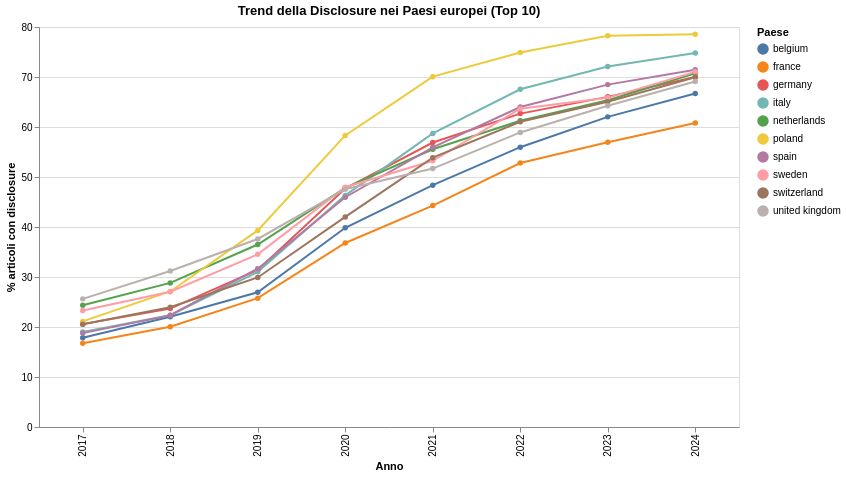

Describe this chart as a Vega-Lite specification.
### Vega-Lite specification from a JSON file in a GitHub repository (floating-point values rounded to 4 significant figures)
{"$schema": "https://vega.github.io/schema/vega-lite/v5.20.1.json", "config": {"view": {"continuousHeight": 300, "continuousWidth": 300}}, "data": {"name": "data-14cf719e03b3def7645c271cc3cc927d"}, "datasets": {"data-14cf719e03b3def7645c271cc3cc927d": [{"Year": 2017, "disclosure_percent": 17.84, "n_articles": 13333, "normalized_countries": "belgium"}, {"Year": 2018, "disclosure_percent": 22.06, "n_articles": 13718, "normalized_countries": "belgium"}, {"Year": 2019, "disclosure_percent": 26.94, "n_articles": 13978, "normalized_countries": "belgium"}, {"Year": 2020, "disclosure_percent": 39.85, "n_articles": 16518, "normalized_countries": "belgium"}, {"Year": 2021, "disclosure_percent": 48.37, "n_articles": 16948, "normalized_countries": "belgium"}, {"Year": 2022, "disclosure_percent": 55.96, "n_articles": 15393, "normalized_countries": "belgium"}, {"Year": 2023, "disclosure_percent": 62.03, "n_articles": 14968, "normalized_countries": "belgium"}, {"Year": 2024, "disclosure_percent": 66.7, "n_articles": 13299, "normalized_countries": "belgium"}, {"Year": 2017, "disclosure_percent": 16.73, "n_articles": 40817, "normalized_countries": "france"}, {"Year": 2018, "disclosure_percent": 20.05, "n_articles": 40342, "normalized_countries": "france"}, {"Year": 2019, "disclosure_percent": 25.76, "n_articles": 41446, "normalized_countries": "france"}, {"Year": 2020, "disclosure_percent": 36.8, "n_articles": 47152, "normalized_countries": "france"}, {"Year": 2021, "disclosure_percent": 44.28, "n_articles": 46829, "normalized_countries": "france"}, {"Year": 2022, "disclosure_percent": 52.79, "n_articles": 43536, "normalized_countries": "france"}, {"Year": 2023, "disclosure_percent": 56.96, "n_articles": 40657, "normalized_countries": "france"}, {"Year": 2024, "disclosure_percent": 60.78, "n_articles": 36139, "normalized_countries": "france"}, {"Year": 2017, "disclosure_percent": 20.57, "n_articles": 56383, "normalized_countries": "germany"}, {"Year": 2018, "disclosure_percent": 23.68, "n_articles": 57642, "normalized_countries": "germany"}, {"Year": 2019, "disclosure_percent": 31.42, "n_articles": 58524, "normalized_countries": "germany"}, {"Year": 2020, "disclosure_percent": 47.68, "n_articles": 65274, "normalized_countries": "germany"}, {"Year": 2021, "disclosure_percent": 56.9, "n_articles": 70892, "normalized_countries": "germany"}, {"Year": 2022, "disclosure_percent": 62.68, "n_articles": 65963, "normalized_countries": "germany"}, {"Year": 2023, "disclosure_percent": 66.03, "n_articles": 61233, "normalized_countries": "germany"}, {"Year": 2024, "disclosure_percent": 70.02, "n_articles": 56192, "normalized_countries": "germany"}, {"Year": 2017, "disclosure_percent": 19.0, "n_articles": 46565, "normalized_countries": "italy"}, {"Year": 2018, "disclosure_percent": 22.36, "n_articles": 48481, "normalized_countries": "italy"}, {"Year": 2019, "disclosure_percent": 31.03, "n_articles": 52819, "normalized_countries": "italy"}, {"Year": 2020, "disclosure_percent": 46.32, "n_articles": 68558, "normalized_countries": "italy"}, {"Year": 2021, "disclosure_percent": 58.71, "n_articles": 70319, "normalized_countries": "italy"}, {"Year": 2022, "disclosure_percent": 67.55, "n_articles": 66897, "normalized_countries": "italy"}, {"Year": 2023, "disclosure_percent": 72.08, "n_articles": 62751, "normalized_countries": "italy"}, {"Year": 2024, "disclosure_percent": 74.79, "n_articles": 58822, "normalized_countries": "italy"}, {"Year": 2017, "disclosure_percent": 24.36, "n_articles": 27648, "normalized_countries": "netherlands"}, {"Year": 2018, "disclosure_percent": 28.82, "n_articles": 28029, "normalized_countries": "netherlands"}, {"Year": 2019, "disclosure_percent": 36.5, "n_articles": 28191, "normalized_countries": "netherlands"}, {"Year": 2020, "disclosure_percent": 47.82, "n_articles": 31440, "normalized_countries": "netherlands"}, {"Year": 2021, "disclosure_percent": 55.54, "n_articles": 33078, "normalized_countries": "netherlands"}, {"Year": 2022, "disclosure_percent": 61.25, "n_articles": 30575, "normalized_countries": "netherlands"}, {"Year": 2023, "disclosure_percent": 65.34, "n_articles": 28229, "normalized_countries": "netherlands"}, {"Year": 2024, "disclosure_percent": 70.73, "n_articles": 25104, "normalized_countries": "netherlands"}, {"Year": 2017, "disclosure_percent": 21.12, "n_articles": 13331, "normalized_countries": "poland"}, {"Year": 2018, "disclosure_percent": 27.11, "n_articles": 14265, "normalized_countries": "poland"}, {"Year": 2019, "disclosure_percent": 39.32, "n_articles": 15525, "normalized_countries": "poland"}, {"Year": 2020, "disclosure_percent": 58.32, "n_articles": 20348, "normalized_countries": "poland"}, {"Year": 2021, "disclosure_percent": 70.07, "n_articles": 22984, "normalized_countries": "poland"}, {"Year": 2022, "disclosure_percent": 74.9, "n_articles": 21315, "normalized_countries": "poland"}, {"Year": 2023, "disclosure_percent": 78.27, "n_articles": 19387, "normalized_countries": "poland"}, {"Year": 2024, "disclosure_percent": 78.56, "n_articles": 18624, "normalized_countries": "poland"}, {"Year": 2017, "disclosure_percent": 18.78, "n_articles": 31264, "normalized_countries": "spain"}, {"Year": 2018, "disclosure_percent": 22.35, "n_articles": 32890, "normalized_countries": "spain"}, {"Year": 2019, "disclosure_percent": 31.65, "n_articles": 35042, "normalized_countries": "spain"}, {"Year": 2020, "disclosure_percent": 45.95, "n_articles": 43264, "normalized_countries": "spain"}, {"Year": 2021, "disclosure_percent": 55.94, "n_articles": 46384, "normalized_countries": "spain"}, {"Year": 2022, "disclosure_percent": 63.99, "n_articles": 43043, "normalized_countries": "spain"}, {"Year": 2023, "disclosure_percent": 68.48, "n_articles": 41265, "normalized_countries": "spain"}, {"Year": 2024, "disclosure_percent": 71.43, "n_articles": 37227, "normalized_countries": "spain"}, {"Year": 2017, "disclosure_percent": 23.31, "n_articles": 16269, "normalized_countries": "sweden"}, {"Year": 2018, "disclosure_percent": 27.05, "n_articles": 16243, "normalized_countries": "sweden"}, {"Year": 2019, "disclosure_percent": 34.53, "n_articles": 16957, "normalized_countries": "sweden"}, {"Year": 2020, "disclosure_percent": 47.96, "n_articles": 18656, "normalized_countries": "sweden"}, {"Year": 2021, "disclosure_percent": 53.24, "n_articles": 19249, "normalized_countries": "sweden"}, {"Year": 2022, "disclosure_percent": 63.65, "n_articles": 17588, "normalized_countries": "sweden"}, {"Year": 2023, "disclosure_percent": 65.83, "n_articles": 16337, "normalized_countries": "sweden"}, {"Year": 2024, "disclosure_percent": 71.03, "n_articles": 15148, "normalized_countries": "sweden"}, {"Year": 2017, "disclosure_percent": 20.53, "n_articles": 10861, "normalized_countries": "switzerland"}, {"Year": 2018, "disclosure_percent": 23.96, "n_articles": 18976, "normalized_countries": "switzerland"}, {"Year": 2019, "disclosure_percent": 29.91, "n_articles": 20065, "normalized_countries": "switzerland"}, {"Year": 2020, "disclosure_percent": 42.02, "n_articles": 23367, "normalized_countries": "switzerland"}, {"Year": 2021, "disclosure_percent": 53.87, "n_articles": 24626, "normalized_countries": "switzerland"}, {"Year": 2022, "disclosure_percent": 61.04, "n_articles": 23142, "normalized_countries": "switzerland"}, {"Year": 2023, "disclosure_percent": 65.06, "n_articles": 21668, "normalized_countries": "switzerland"}, {"Year": 2024, "disclosure_percent": 69.95, "n_articles": 19927, "normalized_countries": "switzerland"}, {"Year": 2017, "disclosure_percent": 25.63, "n_articles": 62215, "normalized_countries": "united kingdom"}, {"Year": 2018, "disclosure_percent": 31.2, "n_articles": 63805, "normalized_countries": "united kingdom"}, {"Year": 2019, "disclosure_percent": 37.6, "n_articles": 63928, "normalized_countries": "united kingdom"}, {"Year": 2020, "disclosure_percent": 47.56, "n_articles": 71804, "normalized_countries": "united kingdom"}, {"Year": 2021, "disclosure_percent": 51.69, "n_articles": 77059, "normalized_countries": "united kingdom"}, {"Year": 2022, "disclosure_percent": 58.92, "n_articles": 69168, "normalized_countries": "united kingdom"}, {"Year": 2023, "disclosure_percent": 64.25, "n_articles": 63761, "normalized_countries": "united kingdom"}, {"Year": 2024, "disclosure_percent": 69.1, "n_articles": 58164, "normalized_countries": "united kingdom"}]}, "encoding": {"color": {"field": "normalized_countries", "title": "Paese", "type": "nominal"}, "tooltip": [{"field": "normalized_countries", "type": "nominal"}, {"field": "Year", "type": "quantitative"}, {"field": "disclosure_percent", "type": "quantitative"}, {"field": "n_articles", "type": "quantitative"}], "x": {"field": "Year", "title": "Anno", "type": "ordinal"}, "y": {"field": "disclosure_percent", "title": "% articoli con disclosure", "type": "quantitative"}}, "height": 400, "mark": {"point": true, "type": "line"}, "title": "Trend della Disclosure nei Paesi europei (Top 10)", "width": 700}
